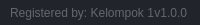
              <widget class="QFrame" name="frame_grip">
               <property name="minimumSize">
                <size>
                 <width>0</width>
                 <height>25</height>
                </size>
               </property>
               <property name="maximumSize">
                <size>
                 <width>16777215</width>
                 <height>25</height>
                </size>
               </property>
               <property name="styleSheet">
                <string notr="true">background-color: rgb(33, 37, 43);</string>
               </property>
               <property name="frameShape">
                <enum>QFrame::NoFrame</enum>
               </property>
               <property name="frameShadow">
                <enum>QFrame::Raised</enum>
               </property>
               <layout class="QHBoxLayout" name="horizontalLayout_6">
                <property name="spacing">
                 <number>0</number>
                </property>
                <property name="leftMargin">
                 <number>0</number>
                </property>
                <property name="topMargin">
                 <number>0</number>
                </property>
                <property name="rightMargin">
                 <number>2</number>
                </property>
                <property name="bottomMargin">
                 <number>0</number>
                </property>
                <item>
                 <widget class="QFrame" name="frame_label_bottom">
                  <property name="frameShape">
                   <enum>QFrame::NoFrame</enum>
                  </property>
                  <property name="frameShadow">
                   <enum>QFrame::Raised</enum>
                  </property>
                  <layout class="QHBoxLayout" name="horizontalLayout_7">
                   <property name="spacing">
                    <number>0</number>
                   </property>
                   <property name="leftMargin">
                    <number>10</number>
                   </property>
                   <property name="topMargin">
                    <number>0</number>
                   </property>
                   <property name="rightMargin">
                    <number>10</number>
                   </property>
                   <property name="bottomMargin">
                    <number>0</number>
                   </property>
                   <item>
                    <widget class="QLabel" name="label_credits">
                     <property name="font">
                      <font>
                       <family>Segoe UI</family>
                      </font>
                     </property>
                     <property name="styleSheet">
                      <string notr="true">color: rgb(98, 103, 111);</string>
                     </property>
                     <property name="text">
                      <string>Registered by: Kelompok 1</string>
                     </property>
                    </widget>
                   </item>
                   <item>
                    <widget class="QLabel" name="label_version">
                     <property name="maximumSize">
                      <size>
                       <width>100</width>
                       <height>16777215</height>
                      </size>
                     </property>
                     <property name="font">
                      <font>
                       <family>Segoe UI</family>
                      </font>
                     </property>
                     <property name="styleSheet">
                      <string notr="true">color: rgb(98, 103, 111);</string>
                     </property>
                     <property name="text">
                      <string>v1.0.0</string>
                     </property>
                     <property name="alignment">
                      <set>Qt::AlignRight|Qt::AlignTrailing|Qt::AlignVCenter</set>
                     </property>
                    </widget>
                   </item>
                  </layout>
                 </widget>
                </item>
                <item>
                 <widget class="QFrame" name="frame_size_grip">
                  <property name="maximumSize">
                   <size>
                    <width>20</width>
                    <height>20</height>
                   </size>
                  </property>
                  <property name="styleSheet">
                   <string notr="true">QSizeGrip {
	background-image: url(:/16x16/icons/16x16/cil-size-grip.png);
	background-position: center;
	background-repeat: no-reperat;
}</string>
                  </property>
                  <property name="frameShape">
                   <enum>QFrame::NoFrame</enum>
                  </property>
                  <property name="frameShadow">
                   <enum>QFrame::Raised</enum>
                  </property>
                 </widget>
                </item>
               </layout>
              </widget>
